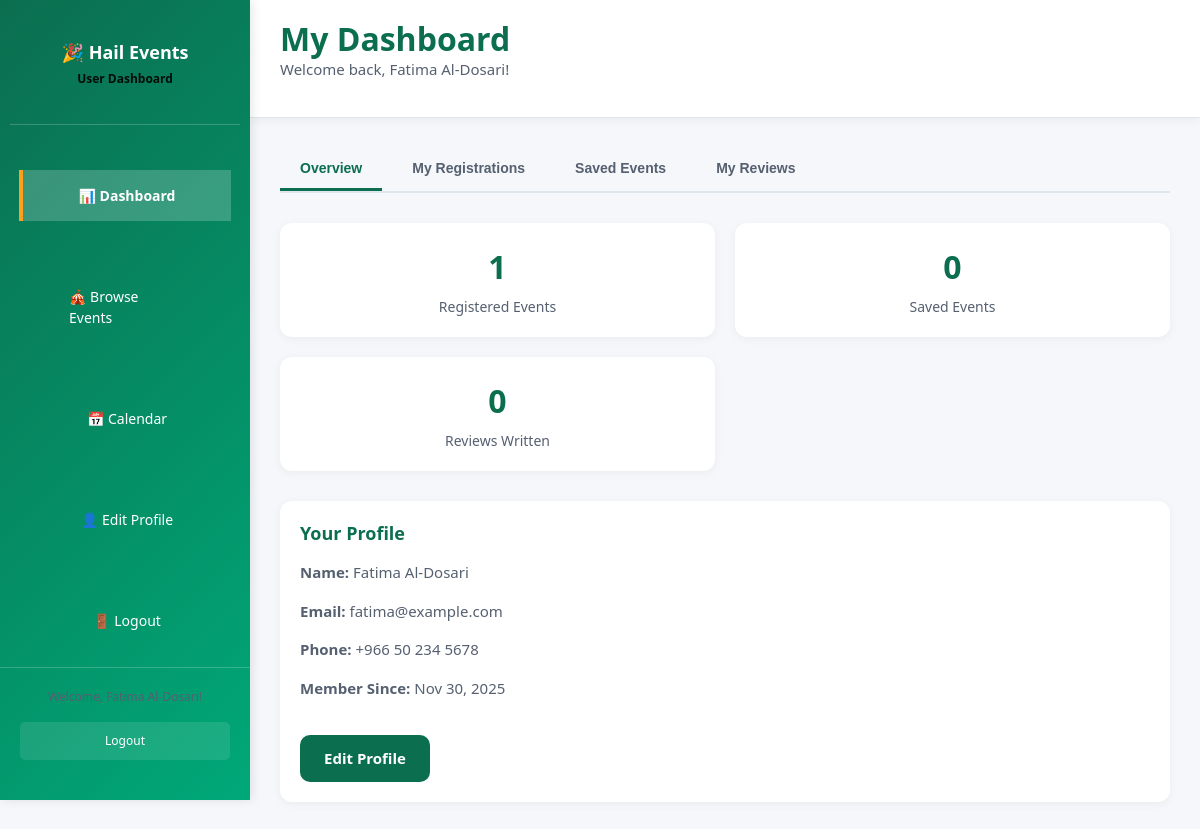
Page /dashboard.php (signed in) on the committed database.
### tables this page shows
CREATE TABLE `users` (
  `id` int(11) NOT NULL,
  `name` varchar(150) NOT NULL,
  `email` varchar(150) NOT NULL,
  `password_hash` varchar(255) NOT NULL,
  `role` enum('user','organizer','admin') DEFAULT 'user',
  `phone` varchar(30) DEFAULT NULL,
  `avatar` varchar(255) DEFAULT NULL,
  `preferences` longtext DEFAULT NULL CHECK (json_valid(`preferences`)),
  `created_at` datetime DEFAULT current_timestamp(),
  `updated_at` datetime DEFAULT current_timestamp() ON UPDATE current_timestamp()
);

### includes/functions.php (called while the page is built, shortened)
<?php
function getCurrentUser() {
    return $_SESSION['user_id'] ?? null;
}
function formatDate($date) {
    return date('M d, Y', strtotime($date));
}
?>

### dashboard.php (the view, shortened to what this page needs)
<?php
include 'includes/db.php';
include 'includes/functions.php';
$user_id = getCurrentUser();
$sql = "SELECT * FROM users WHERE id = ?";
$stmt = $conn->prepare($sql);
$stmt->bind_param("i", $user_id);
$stmt->execute();
$user = $stmt->get_result()->fetch_assoc();
$sql = "SELECT r.*, e.title, e.start_datetime, e.price, c.name as category FROM registrations r
        JOIN events e ON r.event_id = e.id
        JOIN categories c ON e.category_id = c.id
        WHERE r.user_id = ? ORDER BY e.start_datetime DESC";
$stmt = $conn->prepare($sql);
$stmt->bind_param("i", $user_id);
$stmt->execute();
$registrations = $stmt->get_result();
$sql = "SELECT e.*, c.name as category FROM saved_events se
        JOIN events e ON se.event_id = e.id
        JOIN categories c ON e.category_id = c.id
        WHERE se.user_id = ? ORDER BY se.created_at DESC";
$stmt = $conn->prepare($sql);
$stmt->bind_param("i", $user_id);
$stmt->execute();
$saved_events = $stmt->get_result();
$sql = "SELECT r.*, e.title FROM reviews r
        JOIN events e ON r.event_id = e.id
        WHERE r.user_id = ? ORDER BY r.created_at DESC";
$stmt = $conn->prepare($sql);
$stmt->bind_param("i", $user_id);
$stmt->execute();
$reviews = $stmt->get_result();
?>
<!DOCTYPE html>
<html lang="en">
<head>
    <link rel="stylesheet" href="css/style.css">
    <link rel="stylesheet" href="css/dashboard.css">
</head>
<body>
    <div class="dashboard-wrapper">
        <aside class="sidebar">
            <div class="sidebar-header">
                <h3>🎉 Hail Events</h3>
                <p>User Dashboard</p>
            </div>
            <nav class="sidebar-nav">
                <li><a href="dashboard.php" class="active">📊 Dashboard</a></li>
                <li><a href="events.php">🎪 Browse Events</a></li>
                <li><a href="calendar.php">📅 Calendar</a></li>
                <li><a href="edit-profile.php">👤 Edit Profile</a></li>
                <li><a href="logout.php">🚪 Logout</a></li>
            </nav>
            <div class="sidebar-footer">
                <p>Welcome, <?php echo htmlspecialchars($user['name']); ?>!</p>
                <a href="logout.php">Logout</a>
            </div>
        </aside>
        <main class="dashboard-content">
            <div class="dashboard-header">
                <h1>My Dashboard</h1>
                <p>Welcome back, <?php echo htmlspecialchars($user['name']); ?>!</p>
            </div>
            <div class="tabs">
                <button class="tab-button active" data-tab="overview">Overview</button>
                <button class="tab-button" data-tab="registrations">My Registrations</button>
                <button class="tab-button" data-tab="saved">Saved Events</button>
                <button class="tab-button" data-tab="reviews">My Reviews</button>
            </div>
            <div id="overview" class="tab-content active">
                <div class="dashboard-grid">
                    <div class="stat-card">
                        <div class="stat-number"><?php echo $registrations->num_rows; ?></div>
                        <div class="stat-label">Registered Events</div>
                    </div>
                    <div class="stat-card">
                        <div class="stat-number"><?php echo $saved_events->num_rows; ?></div>
                        <div class="stat-label">Saved Events</div>
                    </div>
                    <div class="stat-card">
                        <div class="stat-number"><?php echo $reviews->num_rows; ?></div>
                        <div class="stat-label">Reviews Written</div>
                    </div>
                </div>
                <div class="dashboard-card">
                    <h3>Your Profile</h3>
                    <p><strong>Name:</strong> <?php echo htmlspecialchars($user['name']); ?></p>
                    <p><strong>Email:</strong> <?php echo htmlspecialchars($user['email']); ?></p>
                    <p><strong>Phone:</strong> <?php echo htmlspecialchars($user['phone'] ?? 'Not provided'); ?></p>
                    <p><strong>Member Since:</strong> <?php echo formatDate($user['created_at']); ?></p>
                    <a href="edit-profile.php" class="btn btn-primary mt-2">Edit Profile</a>
                </div>
            </div>
        </main>
    </div>
</body>
</html>

### css/style.css (style rules this page uses)
:root { --primary: #0B6E4F; --secondary: #00A878; --accent: #FF9F1C; --background: #F7F9FA; --text-main: #0F1724; --text-secondary: #556070; --error: #E63946; --success: #06A77D; --warning: #FFB703; --card-shadow: 0 4px 16px rgba(11, 110, 79, 0.06); --border-radius: 12px; --transition: all 0.3s ease; }
* { margin: 0; padding: 0; box-sizing: border-box; }
html { scroll-behavior: smooth; }
body { font-family: 'Segoe UI', Tahoma, Geneva, Verdana, sans-serif; font-size: 15px; line-height: 1.5; color: var(--text-main); background-color: var(--background); }
h1 { font-size: 32px; font-weight: 700; line-height: 1.2; margin-bottom: 1rem; }
h3 { font-size: 18px; font-weight: 600; line-height: 1.4; margin-bottom: 0.8rem; }
p { margin-bottom: 1rem; color: var(--text-secondary); }
a { color: var(--primary); text-decoration: none; transition: var(--transition); }
.btn { display: inline-block; padding: 12px 24px; border-radius: 10px; font-size: 15px; font-weight: 600; text-align: center; cursor: pointer; border: none; transition: var(--transition); text-decoration: none; }
.btn-primary { background-color: var(--primary); color: white; }
nav { display: flex; justify-content: space-between; align-items: center; padding: 15px 0; }
.mt-2 { margin-top: 20px; }

### css/dashboard.css (style rules this page uses)
.dashboard-wrapper { display: flex; min-height: 100vh; background: #f5f7fa; }
.sidebar { width: 250px; background: linear-gradient(135deg, #0B6E4F 0%, #00A878 100%); color: white; position: fixed; left: 0; top: 0; height: 100vh; overflow-y: auto; padding: 20px 10px; z-index: 1000; box-shadow: 2px 0 10px rgba(0,0,0,0.1); }
.sidebar-header { padding: 20px; text-align: center; border-bottom: 1px solid rgba(255,255,255,0.2); margin-bottom: 20px; }
.sidebar-header h3 { font-size: 18px; margin-bottom: 5px; }
.sidebar-header p { font-size: 12px; opacity: 0.9; color: black; font-weight: bold; }
.sidebar-nav { list-style: none; display: flex; flex-direction: column; justify-content: space-between; }
.sidebar-nav li { margin: 0; padding: 10px 0; }
.sidebar-nav a { display: block; padding: 15px 55px; margin-bottom: 30px; color: white; text-decoration: none; transition: all 0.3s ease; border-left: 4px solid transparent; font-size: 14px; cursor: pointer; }
.sidebar-nav a.active { background: rgba(255,255,255,0.2); border-left-color: #FF9F1C; font-weight: 600; }
.sidebar-footer { position: absolute; bottom: 20px; left: 0; right: 0; padding: 20px; border-top: 1px solid rgba(255,255,255,0.2); text-align: center; font-size: 12px; }
.sidebar-footer a { color: white; text-decoration: none; display: block; margin-top: 10px; padding: 10px; background: rgba(255,255,255,0.1); border-radius: 5px; transition: all 0.3s ease; }
.dashboard-content { margin-left: 250px; flex: 1; padding: 30px; overflow-y: auto; }
.dashboard-header { background: white; padding: 20px 30px; margin: -30px -30px 30px -30px; border-bottom: 1px solid #e0e6ed; box-shadow: 0 2px 10px rgba(0,0,0,0.05); }
.dashboard-header h1 { margin: 0; color: #0B6E4F; }
.tabs { display: flex; gap: 10px; border-bottom: 2px solid #e0e6ed; margin-bottom: 30px; flex-wrap: wrap; }
.tab-button { padding: 12px 20px; background: none; border: none; border-bottom: 3px solid transparent; cursor: pointer; font-size: 14px; font-weight: 600; color: #556070; transition: all 0.3s ease; }
.tab-button.active { color: #0B6E4F; border-bottom-color: #0B6E4F; }
.tab-content { display: none; animation: fadeIn 0.3s ease; }
.tab-content.active { display: block; }
.dashboard-grid { display: grid; grid-template-columns: repeat(auto-fit, minmax(300px, 1fr)); gap: 20px; margin-bottom: 30px; }
.dashboard-card { background: white; border-radius: 12px; padding: 20px; box-shadow: 0 2px 10px rgba(0,0,0,0.05); transition: all 0.3s ease; }
.dashboard-card h3 { margin-bottom: 15px; color: #0B6E4F; }
.stat-card { background: white; border-radius: 12px; padding: 20px; text-align: center; box-shadow: 0 2px 10px rgba(0,0,0,0.05); }
.stat-number { font-size: 32px; font-weight: 700; color: #0B6E4F; margin-bottom: 5px; }
.stat-label { font-size: 14px; color: #556070; }

### rows in the picture
users: name "Fatima Al-Dosari", email "fatima@example.com", phone "+966 50 234 5678", created_at "Nov 30, 2025"

### other values in the picture
$registrations->num_rows "1"
$saved_events->num_rows "0"
$reviews->num_rows "0"
